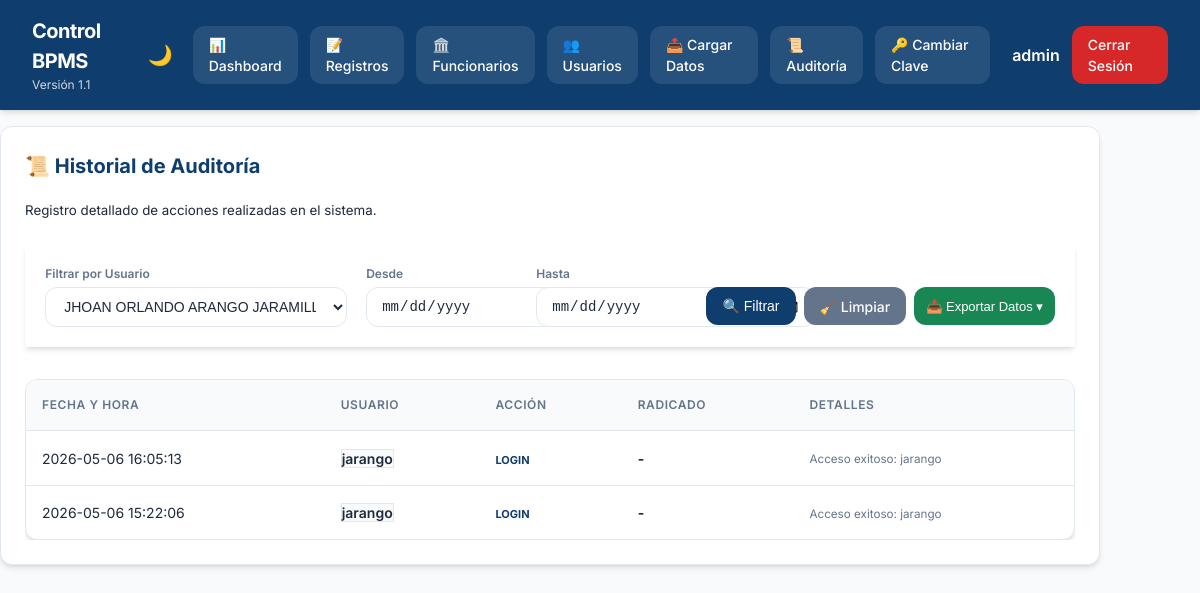
The app's page /admin/audit?user_id=227 (signed in) with its own data.
### tables this page shows
CREATE TABLE users (id INTEGER PRIMARY KEY AUTOINCREMENT, username TEXT UNIQUE NOT NULL, password_hash TEXT NOT NULL, role TEXT NOT NULL CHECK(role IN ('admin','user')), full_name TEXT, is_active INTEGER DEFAULT 1, force_password_change INTEGER DEFAULT 1, last_login_at TEXT);

CREATE TABLE audit_logs (id INTEGER PRIMARY KEY AUTOINCREMENT, user_id INTEGER, action TEXT, details TEXT, radicado TEXT, created_at TEXT);

### app.py (the view)
@app.route("/admin/audit")
def admin_audit():
    user = current_user()
    if not user or user["role"] != "admin": return redirect(url_for("login"))
    uid = request.args.get("user_id", "")
    start = request.args.get("start_date", "")
    end = request.args.get("end_date", "")
    query = "SELECT a.*, u.username FROM audit_logs a LEFT JOIN users u ON a.user_id = u.id WHERE 1=1"
    params = []
    if uid:
        query += " AND a.user_id = ?"
        params.append(uid)
    if start:
        query += " AND a.created_at >= ?"
        params.append(f"{start} 00:00:00")
    if end:
        query += " AND a.created_at <= ?"
        params.append(f"{end} 23:59:59")
    query += " ORDER BY a.created_at DESC LIMIT 500"
    logs = database.query_all(query, tuple(params))
    users = database.query_all("SELECT id, username, full_name FROM users ORDER BY full_name")
    return render_template("admin_audit.html", title="Auditoría", user=user, logs=logs,
                           users_list=users, current_uid=uid, current_start=start, current_end=end)

### app.py (called while the page is built)
def current_user():
    username = session.get("username")
    return database.query_one("SELECT * FROM users WHERE username=?", (username,)) if username else None

### database.py (called while the page is built)
@contextmanager
def get_db():
    conn = sqlite3.connect(DB_PATH)
    conn.row_factory = sqlite3.Row
    try:
        yield conn
    finally:
        conn.close()

def query_all(sql, params=()):
    with get_db() as conn:
        return [dict(row) for row in conn.execute(sql, params).fetchall()]

def query_one(sql, params=()):
    with get_db() as conn:
        row = conn.execute(sql, params).fetchone()
        return dict(row) if row else None

### templates/admin_audit.html (shortened to what this page needs)
{% extends "base.html" %}
{% block content %}
<div class="panel narrow" style="max-width: 1100px;">
    <h2>📜 Historial de Auditoría</h2>
    <p><small>Registro detallado de acciones realizadas en el sistema.</small></p>
    <form class="filters glass" method="get" style="margin-top: 1.5rem; padding: 1.2rem; display: flex; flex-direction: row; flex-wrap: wrap; align-items: flex-end; gap: 1.2rem; position: relative; z-index: 1050; overflow: visible !important;">
        <div class="field" style="flex: 2; min-width: 200px;">
            <label>Filtrar por Usuario</label>
            <select name="user_id">
                {% for u in users_list %}
                <option value="{{ u.id }}" {% if current_uid == u.id|string %}selected{% endif %}>{{ u.full_name }} ({{ u.username }})</option>
                {% endfor %}
            </select>
        </div>
        <div class="field" style="flex: 1; min-width: 140px;">
            <label>Desde</label>
            <input type="date" name="start_date" value="{{ current_start }}">
        </div>
        <div class="field" style="flex: 1; min-width: 140px;">
            <label>Hasta</label>
            <input type="date" name="end_date" value="{{ current_end }}">
        </div>
        <div style="display: flex; gap: 0.5rem; align-items: center; padding-bottom: 2px;">
            <button type="submit" class="btn btn-primary" style="height: 38px;">🔍 Filtrar</button>
            <a href="{{ url_for('admin_audit') }}" class="btn btn-muted" style="height: 38px; display: flex; align-items: center;">🧹 Limpiar</a>
            <div class="export-dropdown">
                <button type="button" class="btn btn-success" style="padding: 6px 12px; font-size: 13px; height: 38px;">📥 Exportar Datos ▾</button>
            </div>
        </div>
    </form>
    <div class="table-wrap" style="padding: 0; margin-top: 2rem;">
        <table>
            <thead>
                <tr>
                    <th>Fecha y Hora</th>
                    <th>Usuario</th>
                    <th>Acción</th>
                    <th>Radicado</th>
                    <th>Detalles</th>
                </tr>
            </thead>
            <tbody>
                {% for log in logs %}
                <tr>
                    <td style="white-space: nowrap;">{{ log.created_at }}</td>
                    <td><span class="badge" style="background: var(--bg); border: 1px solid var(--border); font-weight: 600;">{{ log.username or 'SISTEMA' }}</span></td>
                    <td><b style="font-size: 11px; color: var(--primary);">{{ log.action }}</b></td>
                    <td><b>{{ log.radicado or '-' }}</b></td>
                    <td><small style="color: var(--text-muted);">{{ log.details }}</small></td>
                </tr>
                {% endfor %}
            </tbody>
        </table>
    </div>
</div>
{% endblock %}

### templates/base.html (shortened to what this page needs)
<!DOCTYPE html>
<html lang="es">
<head>
    <link rel="stylesheet" href="{{ url_for('static', filename='styles.css') }}">
</head>
<body class="{% if request.cookies.get('theme') == 'dark' %}dark-mode{% endif %}">
    {% if user %}
    <header class="topbar">
        <div class="topbar-left">
            <h1>Control BPMS</h1>
            <div class="sub">Versión 1.1</div>
        </div>
        <nav class="nav-right">
            <button class="theme-toggle" id="themeToggle" title="Cambiar tema">
                {% if request.cookies.get('theme') == 'dark' %}☀️{% else %}🌙{% endif %}
            </button>
            <a href="{{ url_for('dashboard') }}" class="navbtn">📊 Dashboard</a>
            <a href="{{ url_for('registros') }}" class="navbtn">📝 Registros</a>
            {% if user.role == 'admin' %}
            <a href="{{ url_for('admin_hacienda') }}" class="navbtn">🏛️ Funcionarios</a>
            <a href="{{ url_for('admin_users') }}" class="navbtn">👥 Usuarios</a>
            <a href="{{ url_for('admin_upload') }}" class="navbtn">📤 Cargar Datos</a>
            <a href="{{ url_for('admin_audit') }}" class="navbtn">📜 Auditoría</a>
            {% endif %}
            <a href="{{ url_for('change_password') }}" class="navbtn">🔑 Cambiar Clave</a>
            <span class="user-badge" style="margin-left: 10px; font-weight: 600;">{{ user.username }}</span>
            <a href="{{ url_for('logout') }}" class="logout">Cerrar Sesión</a>
        </nav>
    </header>
    {% endif %}
    <main class="content">
        {% block content %}{% endblock %}
    </main>
</body>
</html>

### static/styles.css (style rules this page uses)
:root { --primary: #0f3d6e; --primary-light: #1e56a0; --secondary: #f77f00; --success: #198754; --danger: #d62828; --warning: #fcbf49; --info: #4cc9f0; --bg: #f8fafc; --surface: #ffffff; --text: #1e293b; --text-muted: #64748b; --border: #e2e8f0; --shadow: 0 4px 6px -1px rgb(0 0 0 / 0.1), 0 2px 4px -2px rgb(0 0 0 / 0.1); --glass-bg: rgba(255, 255, 255, 0.7); --glass-border: rgba(255, 255, 255, 0.3); --radius: 12px; --transition: all 0.3s cubic-bezier(0.4, 0, 0.2, 1); }
* { box-sizing: border-box; margin: 0; padding: 0; }
body { font-family: 'Inter', system-ui, -apple-system, sans-serif; background-color: var(--bg); color: var(--text); line-height: 1.5; transition: var(--transition); min-height: 100vh; }
.glass { background: var(--glass-bg); backdrop-filter: blur(12px); -webkit-backdrop-filter: blur(12px); border: 1px solid var(--glass-border); box-shadow: var(--shadow); }
.topbar { display: flex; justify-content: space-between; align-items: center; padding: 1rem 2rem; background-color: var(--primary); color: white; position: sticky; top: 0; z-index: 1000; box-shadow: var(--shadow); }
.topbar-left h1 { font-size: 1.25rem; font-weight: 700; letter-spacing: -0.025em; }
.topbar-left .sub { font-size: 0.75rem; opacity: 0.8; }
.nav-right { display: flex; gap: 0.75rem; align-items: center; }
.navbtn, .logout, .btn { padding: 0.5rem 1rem; border-radius: var(--radius); text-decoration: none; font-weight: 500; font-size: 0.875rem; transition: var(--transition); border: none; cursor: pointer; display: inline-flex; align-items: center; gap: 0.5rem; }
.navbtn { background: rgba(255, 255, 255, 0.1); color: white; }
.logout { background: var(--danger); color: white; }
.theme-toggle { background: transparent; border: none; color: white; font-size: 1.25rem; cursor: pointer; padding: 0.5rem; border-radius: 50%; transition: var(--transition); }
.filters { display: flex; flex-wrap: wrap; gap: 0.75rem; padding: 0 2rem 1.5rem; align-items: center; }
.filters select, .filters input, .stack input, .stack select, textarea { padding: 0.625rem 0.875rem; border: 1px solid var(--border); border-radius: var(--radius); background-color: var(--surface); color: var(--text); font-size: 0.875rem; transition: var(--transition); outline: none; }
.filters input { min-width: 280px; }
.btn-primary { background: var(--primary); color: white; }
.btn-muted { background: var(--text-muted); color: white; }
.btn-success { background: var(--success); color: white; }
.table-wrap { padding: 0 2rem 2rem; overflow-x: auto; }
table { width: 100%; border-collapse: separate; border-spacing: 0; background-color: var(--surface); border-radius: var(--radius); overflow: hidden; border: 1px solid var(--border); box-shadow: var(--shadow); }
th, td { padding: 1rem; font-size: 0.875rem; text-align: left; border-bottom: 1px solid var(--border); }
th { background-color: var(--bg); font-weight: 600; color: var(--text-muted); text-transform: uppercase; font-size: 0.75rem; letter-spacing: 0.05em; position: sticky; top: 0; }
tr:last-child td { border-bottom: none; }
.panel { background-color: var(--surface); border: 1px solid var(--border); border-radius: var(--radius); padding: 1.5rem; box-shadow: var(--shadow); }
.panel h2 { margin-bottom: 1rem; font-size: 1.25rem; color: var(--primary); }
.field { display: flex; flex-direction: column; gap: 0.25rem; }
.field label { font-size: 0.75rem; font-weight: 600; color: var(--text-muted); }
.card, tr, .panel { animation: fadeIn 0.4s ease-out forwards; }
.export-dropdown { position: relative; display: inline-block; z-index: 1010; }

### records on screen
users: username "admin"
audit_logs: created_at "2026-05-06 16:05:13", username "jarango", action "LOGIN", radicado "-", details "Acceso exitoso: jarango"
audit_logs: created_at "2026-05-06 15:22:06", username "jarango", action "LOGIN", radicado "-", details "Acceso exitoso: jarango"

### other values on screen
form field user_id "JHOAN ORLANDO ARANGO JARAMILLO (jarango)"
